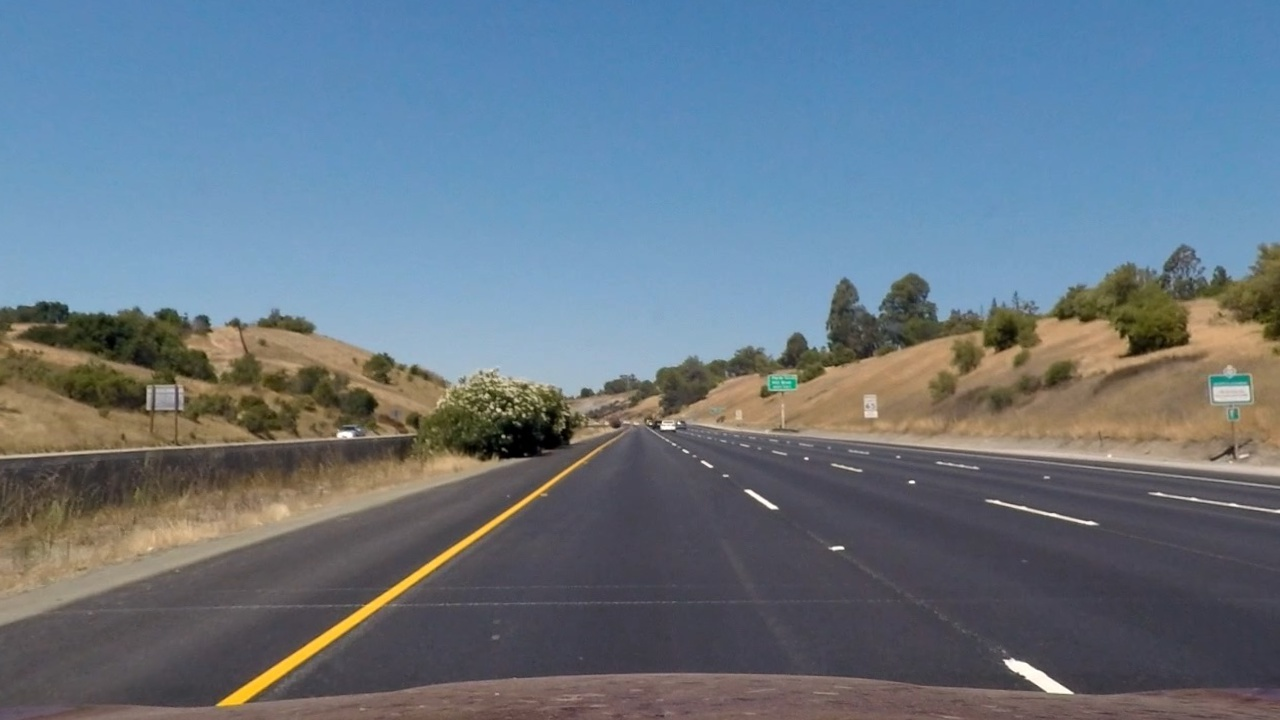
#> input picture test_images/undistorted_straight_lines1.jpg, 1280 x 720 px; its folder holds only this picture in this run
$ python find_lane.py   (older library calls are emulated)
#> lines starting #> are read from the running program, lines starting #| are printed output that depends on the picture; after the words box and inside, x2 and y2 are one past the last pixel; in counts of white or black regions, pixels touching at a corner belong together
import numpy as np
import cv2
import matplotlib.pyplot as plt
import matplotlib.image as mpimg
from matplotlib.pyplot import savefig
import pickle
import glob
from PIL import Image

cnt = 0

def region_of_interest(img, vertices):
    """
    Applies an image mask.

    Only keeps the region of the image defined by the polygon
    formed from `vertices`. The rest of the image is set to black.
    """
    #defining a blank mask to start with
    mask = np.zeros_like(img)

    #defining a 3 channel or 1 channel color to fill the mask with depending on the input image
    if len(img.shape) > 2:
        channel_count = img.shape[2]  # i.e. 3 or 4 depending on your image
        ignore_mask_color = (255,) * channel_count
    else:
        ignore_mask_color = 255

    #filling pixels inside the polygon defined by "vertices" with the fill color
    cv2.fillPoly(mask, vertices, ignore_mask_color)

    #returning the image only where mask pixels are nonzero
    masked_image = cv2.bitwise_and(img, mask)
    return masked_image

def abs_sobel_threshold(img, orient='x', sobel_kernel=3, thresh=(0, 255)):
    """
        Calculate directional gradient
        Apply threshold
        Apply the following steps to img
    """
    # 1) Convert to grayscale
    #  hls_binary = hls_select(image, thresh=(90,255))
    gray = cv2.cvtColor(img, cv2.COLOR_RGB2GRAY)
    # 2) Take the derivative in x or y given orient = 'x' or 'y'
    if orient == 'x':
        sobel = cv2.Sobel(gray, cv2.CV_64F, 1, 0, ksize = sobel_kernel)
    elif orient == 'y':
        sobel = cv2.Sobel(gray, cv2.CV_64F, 0, 1, ksize = sobel_kernel)
    # 3) Take the absolute value of the derivative or gradient
    abs_sobel = np.absolute(sobel)
    # 4) Scale to 8-bit (0 - 255) then convert to type = np.uint8
    scaled_sobel = np.uint8(255*abs_sobel/np.max(abs_sobel))
    # 5) Create a mask of 1's where the scaled gradient magnitude
    # is > thresh_min and < thresh_max
    grad_binary = np.zeros_like(scaled_sobel)
    grad_binary[(scaled_sobel >= thresh[0]) & (scaled_sobel <= thresh[1])] = 1
    # 6) Return this mask as your binary_output image
    return grad_binary

def mag_threshold(image, sobel_kernel=3, thresh=(0, 255)):
    """
        Calculate gradient magnitude
        Apply threshold
        Apply the following steps to img
    """
    # 1) Convert to grayscale
    # hls_binary = hls_select(image, thresh=(90,255))
    gray = cv2.cvtColor(image, cv2.COLOR_RGB2GRAY)
    # 2) Take the gradient in x and y separately
    sobelx = cv2.Sobel(gray, cv2.CV_64F, 1, 0, ksize = sobel_kernel)
    sobely = cv2.Sobel(gray, cv2.CV_64F, 0, 1, ksize = sobel_kernel)
    # 3) Calculate the magnitude
    gradmagnitude = np.sqrt(sobelx**2 + sobely**2)
    # 4) Scale to 8-bit (0 - 255) and convert to type = np.uint8
    scale_factor = np.max(gradmagnitude)/255
    gradmagnitude = (gradmagnitude/scale_factor).astype(np.uint8)
    # 5) Create a binary mask where mag thresholds are met
    mag_binary = np.zeros_like(gradmagnitude)
    mag_binary[(gradmagnitude >= thresh[0]) & (gradmagnitude <= thresh[1])] = 1
    return mag_binary

def dir_threshold(image, sobel_kernel=3, thresh=(0, np.pi/2)):
    """
        Calculate gradient direction
        Apply threshold
        Apply the following steps to img
    """
    # 1) Convert to the S Channel of HLS color space
    # hls_binary = hls_select(image, thresh=(90,255))
    gray = cv2.cvtColor(image, cv2.COLOR_RGB2GRAY)
    # 2) Take the gradient in x and y separately
    sobelx = cv2.Sobel(gray, cv2.CV_64F, 1, 0, ksize = sobel_kernel)
    sobely = cv2.Sobel(gray, cv2.CV_64F, 0, 1, ksize = sobel_kernel)
    # 3) Take the absolute value of the x and y gradients
    abs_sobelx = np.abs(sobelx)
    abs_sobely = np.abs(sobely)
    # 4) Use np.arctan2(abs_sobely, abs_sobelx) to calculate the direction of the gradient
    dir_grad = np.arctan2(abs_sobely, abs_sobelx)
    # 5) Create a binary mask where direction thresholds are met
    dir_binary = np.zeros_like(gray)
    dir_binary[(dir_grad >= thresh[0]) & (dir_grad <= thresh[1])] = 1
    return dir_binary

def color_space_select(img, thresh_hls=(0,255)):

    # HSV Yellow
    img_hsv = cv2.cvtColor(img, cv2.COLOR_RGB2HSV)
    hsv_y = cv2.inRange(img_hsv, (20, 0, 100), (100, 255, 255))

    # HSV White
    sensitivity_1 = 50
    hsv_w = cv2.inRange(img_hsv, (0, 0, 255-sensitivity_1),(255, 30, 255))

    # HLS Yellow
    sensitivity_2 = 60
    img_hls = cv2.cvtColor(img, cv2.COLOR_RGB2HLS)
    s_channel = img_hls[:,:,2]
    hls_y = np.zeros_like(s_channel)
    hls_y[(s_channel > thresh_hls[0]) & (s_channel <= thresh_hls[1])] = 1

    # RGB White
    rgb_w = cv2.inRange(img, (200,200,200), (255,255,255))
    '''
        LUV for yellow and HLS for white are tested but not used
    '''
    # LUV Yellow
    img_luv = cv2.cvtColor(img, cv2.COLOR_RGB2LUV)
    luv_y = cv2.inRange(img_luv, (100,0,0), (200,80,255))

    # HLS White/Yellow
    l_channel = img_hls[:,:,1]
    hls_w = np.zeros_like(l_channel)
    hls_w[(l_channel > 150) & (l_channel <= 180)] = 1

    binary_output = hsv_y | hsv_w | hls_y | rgb_w | luv_y
    # plot_colorspace_images(img, hsv_y, hsv_w, hls_y, rgb_w, luv_y, hls_w)
    return binary_output

# [16 lines left out: function plot_colorspace_images, not called in this run]

def plot_thresholded_images(img, gradx, grady, mag_binary, dir_binary, combined):
    # Plot the result
    f, ((ax1, ax2, ax3), (ax4, ax5, ax6)) = plt.subplots(2, 3, figsize=(20, 9))
    ax1.imshow(gradx, cmap='gray')
    ax1.set_title('Thresholded Dir. Grad. x', fontsize=30)
    ax2.imshow(grady, cmap='gray')
    ax2.set_title('Thresholded Dir. Grad. y', fontsize=30)
    ax3.imshow(mag_binary, cmap='gray')
    ax3.set_title('Thresholded Grad. Mag.', fontsize=30)
    ax4.imshow(dir_binary, cmap='gray')
    ax4.set_title('Thresholded Grad. Dir.', fontsize=30)
    ax5.imshow(img)
    ax5.set_title('Original Image', fontsize=30)
    ax6.imshow(combined, cmap='gray')
    ax6.set_title('Combined Thresholded Image', fontsize=30)
    savefig('output_images/thresholded_image.png')

def binary_lane(img, vertices, sobel_ksize=3, gaussian_ksize=5, gx_thresh=(0,255), \
        gy_thresh=(0,255), mag_thresh=(0,255), dir_thresh=(0, 5), hls_thresh=(0, 255),  plot_opt=False):

    image = cv2.GaussianBlur(img, (gaussian_ksize, gaussian_ksize), 0)

    # Apply each of the thresholding functions
    gradx = abs_sobel_threshold(image, orient='x', sobel_kernel=sobel_ksize, thresh=gx_thresh)
    grady = abs_sobel_threshold(image, orient='y', sobel_kernel=sobel_ksize, thresh=gy_thresh)
    mag_binary = mag_threshold(image, sobel_kernel=sobel_ksize, thresh=mag_thresh)
    dir_binary = dir_threshold(image, sobel_kernel=sobel_ksize, thresh=dir_thresh)

    # Combine all of the thresholding functions
    combined = np.zeros_like(dir_binary)
    combined[((gradx == 1) & (grady == 1)) | ((mag_binary == 1) & (dir_binary == 1)) ] = 1

    color_space_channel = color_space_select(image, thresh_hls=hls_thresh)
    binary_out = np.zeros_like(combined)
    binary_out[(color_space_channel > 0) | (combined > 0)] = 1
    # binary_out[(color_space_channel > 0) ] = 1

    region_combined = region_of_interest(binary_out, vertices)

    if plot_opt == True:
        # Plot the masked raw image
        plot_region(img, vertices)
        # Plot the thresholded image
        plot_thresholded_images(img, gradx, grady, mag_binary, dir_binary, region_combined)

    return region_combined

def plot_region(img, vertices):

    global cnt

    # convert numpy array to tuples for cv2.line
    point = []
    if type(vertices) is np.ndarray:
        point.append((vertices[0,0,0], vertices[0,0,1]))
        point.append((vertices[0,1,0], vertices[0,1,1]))
        point.append((vertices[0,2,0], vertices[0,2,1]))
        point.append((vertices[0,3,0], vertices[0,3,1]))
    elif type(vertices) is list:
        point.append((vertices[0][0], vertices[0][1]))
        point.append((vertices[1][0], vertices[1][1]))
        point.append((vertices[2][0], vertices[2][1]))
        point.append((vertices[3][0], vertices[3][1]))


    img_region = cv2.line(img, point[0], point[1], [255, 0, 0], thickness=1)
    img_region = cv2.line(img_region, point[1], point[2], [255, 0, 0], thickness=1)
    img_region = cv2.line(img_region, point[2], point[3], [255, 0, 0], thickness=1)
    img_region = cv2.line(img_region, point[3], point[0], [255, 0, 0], thickness=1)

    img_region = Image.fromarray(img_region)
    write_name = 'output_images/' + str(cnt) + '.png'
    img_region.save(write_name)
    cnt += 1

def perspective_transform(img, src, mtx, dist):

    undistort = cv2.undistort(img, mtx, dist, None, mtx)

    # Choose offset from image corners to plot detected corners
    # This should be chosen to present the result at the proper aspect ratio
    # My choice of 100 pixels is not exact, but close enough for our purpose here
    offset = 100 # offset for dst points
    offset1 = 0
    # Grab the image shape
    img_size = (img.shape[1], img.shape[0])

    # plot_region(img, src)

    # For source points I'm grabbing the outer four detected corners
    src = np.float32(src)

    # For destination points, I'm arbitrarily choosing some points to be
    # a nice fit for displaying our warped result
    dst = np.float32([[offset, offset1],
                      [img_size[0]-offset, offset1],
                      [img_size[0]-offset, img_size[1]],
                      [offset, img_size[1]]])


    # Given src and dst points, calculate the perspective transform matrix
    M = cv2.getPerspectiveTransform(src, dst)

    # Given dst and src points, calculate the inverse of perspective transform matrix
    Minv = cv2.getPerspectiveTransform(dst, src)

    # Warp the image using OpenCV warpPerspective()
    warped = cv2.warpPerspective(undistort, M, img_size)

    # Return the resulting image and matrix
    return warped, M, Minv

if __name__ == "__main__":

    ksize = 7 # Choose a larger odd number to smooth gradient measurements
    kernel_size = 5

    test_img = glob.glob('test_images/*')
    sample_img = cv2.imread(test_img[0])
#> sample_img is the input picture: shape (720, 1280, 3); mean B, G, R 131.6, 118.3, 103.6

    imshape = sample_img.shape
    vertices = np.array([[(30,imshape[0]),(imshape[1]/2 - 10, imshape[0]/2 + 45), \
                      (imshape[1]/2 + 10, imshape[0]/2 + 45), (imshape[1] - 30,imshape[0])]], dtype=np.int32)

    area_of_interest = [[570,460],[720,460],[1170,720],[160,720]]

    # Load the calibrated parameters dist and mtx stored in pickle file
    dist_pickle = pickle.load( open("camera_cal/wide_dist_pickle.p", "rb"))
#> (reads camera_cal/wide_dist_pickle.p from the repository)

    for idx, fname in enumerate(test_img):
        image = cv2.imread(fname)
        binary_output = binary_lane(image, vertices, ksize, kernel_size, gx_thresh=(80, 255), \
                                gy_thresh=(80, 255), mag_thresh=(80, 255), dir_thresh=(0.7, 1.10), hls_thresh=(180, 180), plot_opt=True)
#> in binary_lane, `gradx = abs_sobel_threshold(image, orient='x', sobel_kernel=sobel_ksiz..`:
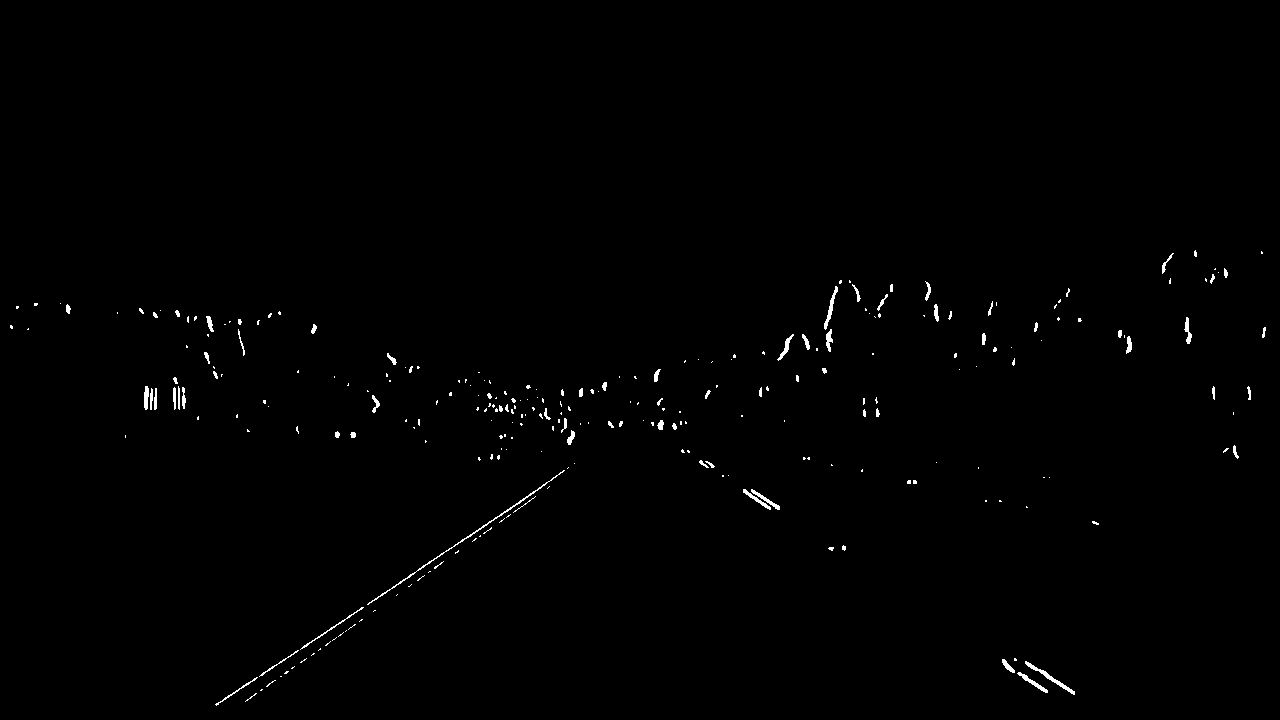
#> gradx: shape (720, 1280); values 0 (black) and 1 (white), 0.58% white in thin lines or dots, all inside (x1, y1, x2, y2) = (10, 250, 1266, 706)
#> in mag_threshold, `scale_factor = np.max(gradmagnitude)/255`: scale_factor = 348.1
#> in binary_lane, `dir_binary = dir_threshold(image, sobel_kernel=sobel_ksize, thresh=dir..`:
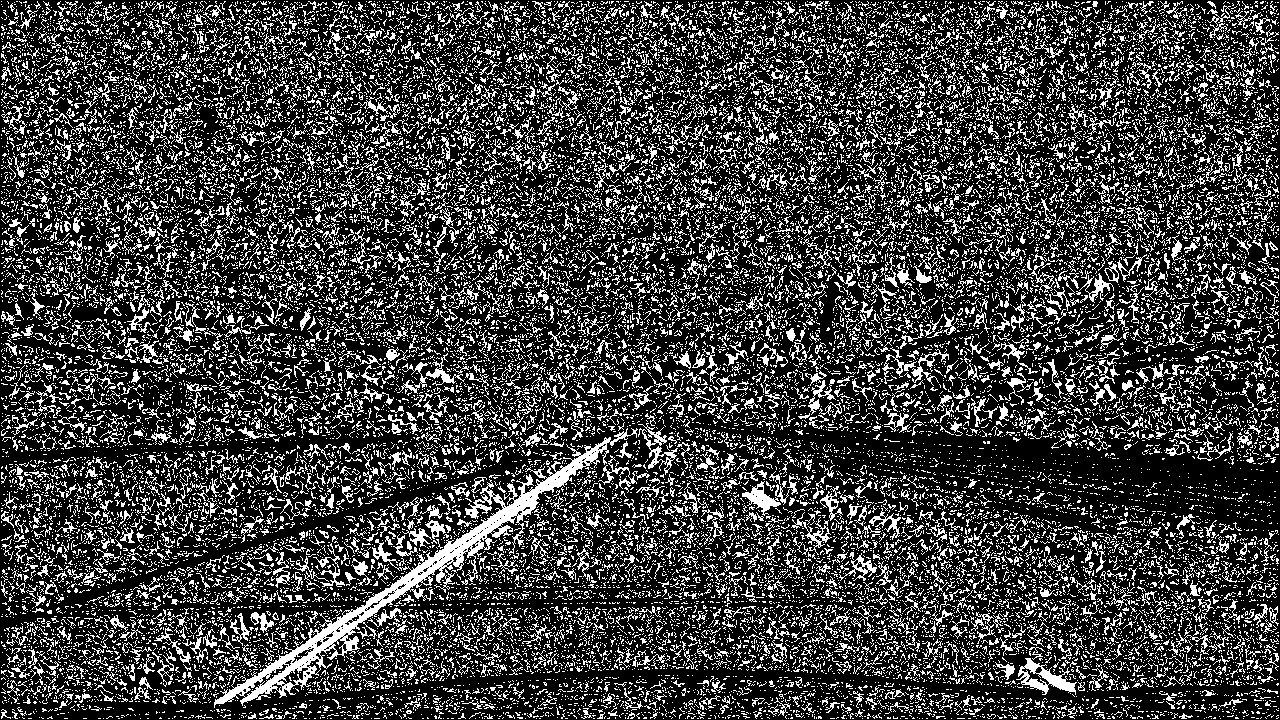
#> dir_binary: shape (720, 1280); values 0 (black) and 1 (white), 24.8% white in thin lines or dots
#> in color_space_select, `s_channel = img_hls[:,:,2]`:
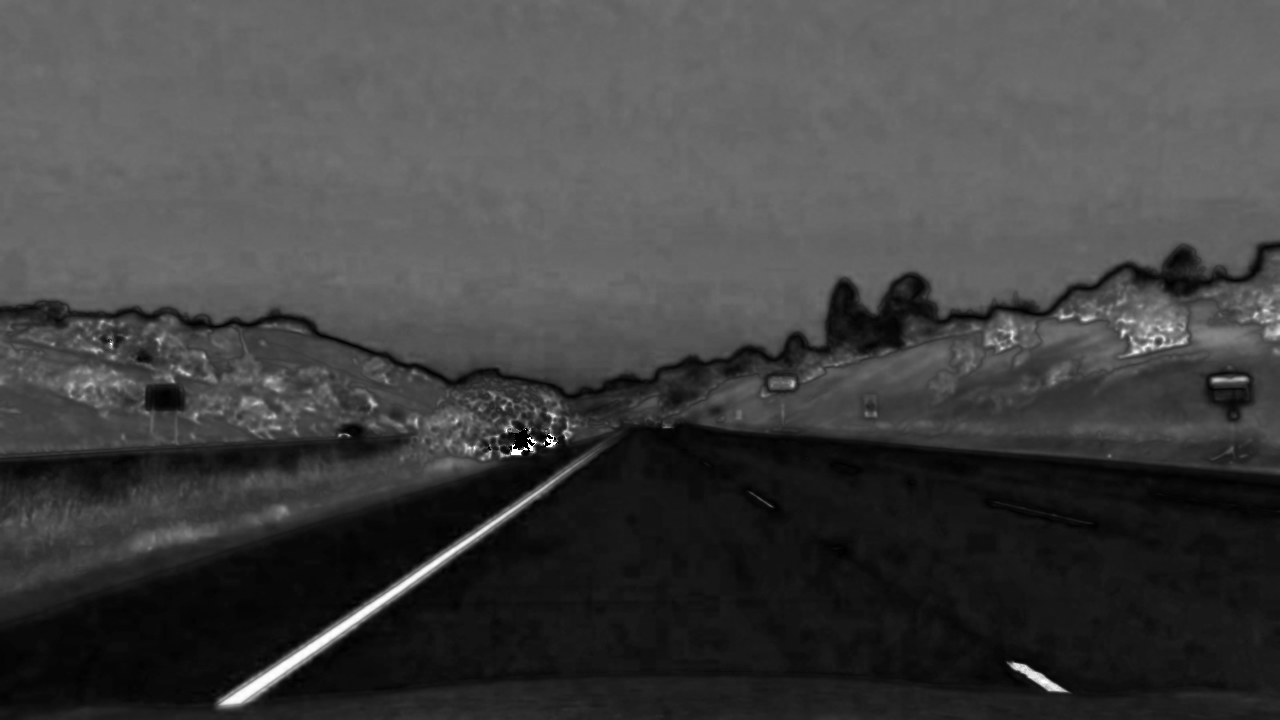
#> s_channel: shape (720, 1280); min 0, max 255, mean 65.9
#> in plot_thresholded_images, `savefig('output_images/thresholded_image.png')`:
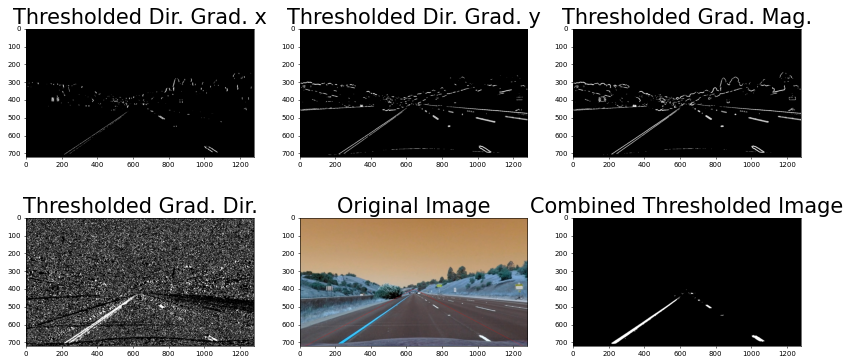
#> figure drawn by matplotlib, 6 panels; B, G, R data is drawn as R, G, B
#> binary_output: shape (720, 1280); values 0 (black) and 1 (white), 0.75% white; 40 white regions (34 under 20 px), largest, box (x1, y1, x2, y2) and area: (215, 444, 603, 709) 5236, (1003, 658, 1076, 697) 1077, (744, 488, 779, 511) 310, (660, 419, 676, 431) 73, (701, 460, 714, 468) 56, (828, 545, 845, 551) 45

        warped, M, Minv = perspective_transform(binary_output, area_of_interest, dist_pickle['mtx'], dist_pickle['dist'])
#> in perspective_transform, `warped = cv2.warpPerspective(undistort, M, img_size)`:
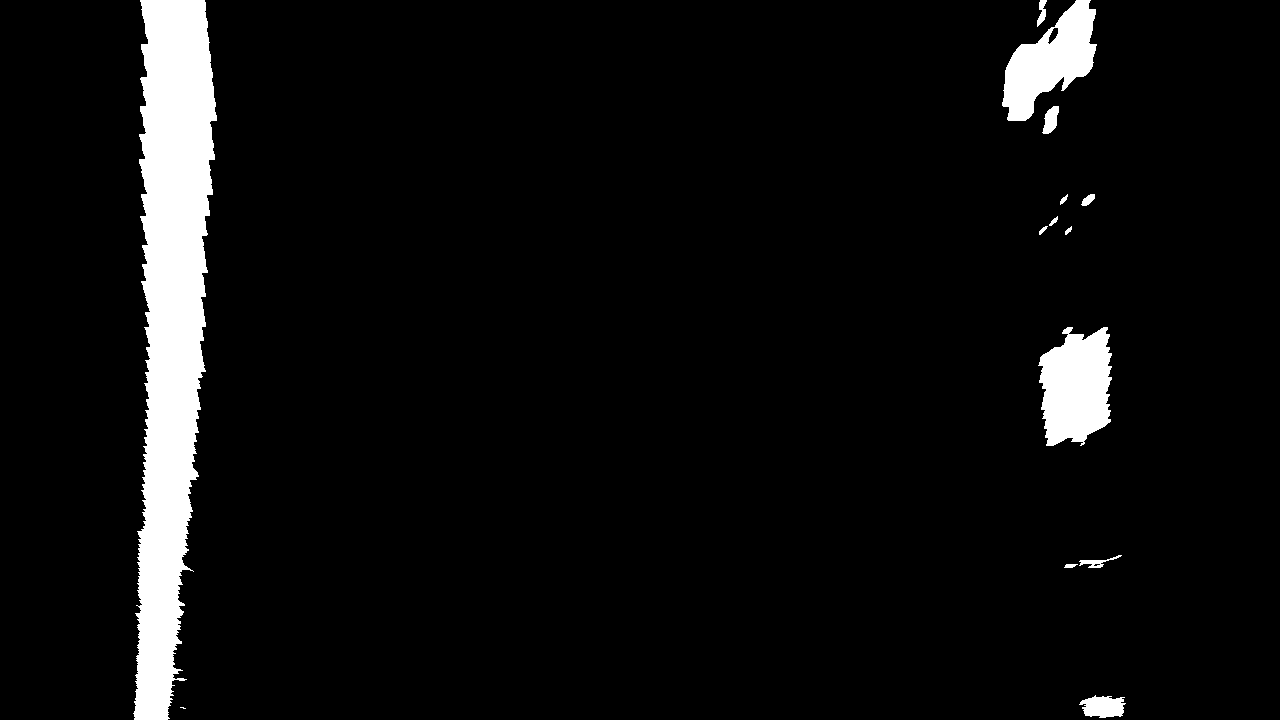
#> warped: shape (720, 1280); values 0 (black) and 1 (white), 5.8% white; 14 white regions (1 under 20 px), largest, box (x1, y1, x2, y2) and area: (133, 0, 217, 720) 39457, (1038, 327, 1112, 446) 6664, (1002, 0, 1097, 121) 5911
#> M = [[-0.787, -1.48, 1120], [0, -2.04, 938.1], [0, -0.00241, 1]]; Minv = [[0.139, -0.759, 556.1], [0, -0.49, 460], [0, -0.00118, 1]]


        # Save image
        gray = Image.fromarray(binary_output*255)
        write_name = 'output_images/thresholded_' + fname[12:]
        write_name = write_name[:-3] + 'png'
        gray.save(write_name)

        warped_image = Image.fromarray(warped*255)
        write_name_warped = 'output_images/warped_' + fname[12:]
        write_name_wapred = write_name[:-3] + 'png'
        warped_image.save(write_name_warped)
